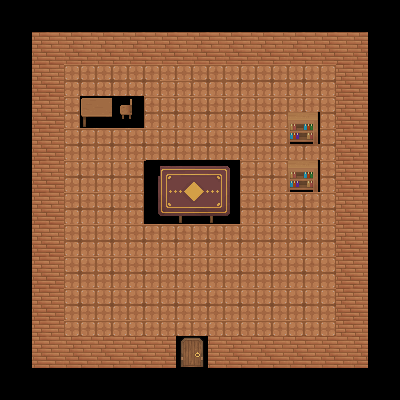

The image is a tile-based game level rendered from a .tmx file. Its description and complete source (layers, tilesets, objects, tile grids) follow:
An orthogonal 25x25 tile map with 16x16 px tiles, 3 tile layers (walls, elements, background), 3 tilesets and 5 objects (3x collision, point_entrée_house_1, exit_house_1).

<map version="1.10" tiledversion="1.10.1" orientation="orthogonal" renderorder="right-down" width="25" height="25" tilewidth="16" tileheight="16" infinite="0" nextlayerid="6" nextobjectid="9">
 <tileset firstgid="1" name="sol" tilewidth="16" tileheight="16" tilecount="4" columns="2">
  <image source="Fantasy Interior Tiles/Tiles/3.png" trans="000000" width="32" height="32" />
 </tileset>
 <tileset firstgid="5" name="walls" tilewidth="16" tileheight="16" tilecount="4" columns="2">
  <image source="Fantasy Interior Tiles/Tiles/1.png" trans="000000" width="32" height="32" />
 </tileset>
 <tileset firstgid="9" name="elements" tilewidth="16" tileheight="16" tilecount="256" columns="16">
  <image source="Fantasy Interior Tiles/Full.png" trans="000000" width="256" height="256" />
 </tileset>
 <layer id="2" name="walls" width="25" height="25">
  <data encoding="csv">
0,0,0,0,0,0,0,0,0,0,0,0,0,0,0,0,0,0,0,0,0,0,0,0,0,
0,0,0,0,0,0,0,0,0,0,0,0,0,0,0,0,0,0,0,0,0,0,0,0,0,
0,0,5,6,5,6,5,6,5,6,5,6,5,6,5,6,5,6,5,6,5,6,5,0,0,
0,0,7,8,7,8,7,8,7,8,7,8,7,8,7,8,7,8,7,8,7,8,7,0,0,
0,0,5,6,0,0,0,0,0,0,0,0,0,0,0,0,0,0,0,0,0,5,6,0,0,
0,0,7,8,0,0,0,0,0,0,0,0,0,0,0,0,0,0,0,0,0,7,8,0,0,
0,0,5,6,0,0,0,0,0,0,0,0,0,0,0,0,0,0,0,0,0,5,6,0,0,
0,0,7,8,0,0,0,0,0,0,0,0,0,0,0,0,0,0,0,0,0,7,8,0,0,
0,0,5,6,0,0,0,0,0,0,0,0,0,0,0,0,0,0,0,0,0,5,6,0,0,
0,0,7,8,0,0,0,0,0,0,0,0,68,0,0,0,0,0,0,0,0,7,8,0,0,
0,0,5,6,0,0,0,0,0,0,0,0,0,0,0,0,0,0,0,0,0,5,6,0,0,
0,0,7,8,0,0,0,0,0,0,0,0,0,0,0,0,0,0,0,0,0,7,8,0,0,
0,0,5,6,0,0,0,0,0,0,0,115,116,117,0,0,0,0,0,0,0,5,6,0,0,
0,0,7,8,0,0,0,0,0,0,0,131,132,133,0,0,0,0,0,0,0,7,8,0,0,
0,0,5,6,0,0,0,0,0,0,0,0,0,0,0,0,0,0,0,0,0,5,6,0,0,
0,0,7,8,0,0,0,0,0,0,0,0,0,0,0,0,0,0,0,0,0,7,8,0,0,
0,0,5,6,0,0,0,0,0,0,0,0,0,0,0,0,0,0,0,0,0,5,6,0,0,
0,0,7,8,0,0,0,0,0,0,0,0,0,0,0,0,0,0,0,0,0,7,8,0,0,
0,0,5,6,0,0,0,0,0,0,0,0,0,0,0,0,0,0,0,0,0,5,6,0,0,
0,0,7,8,0,0,0,0,0,0,0,0,0,0,0,0,0,0,0,0,0,7,8,0,0,
0,0,5,6,0,0,0,0,0,0,0,0,0,0,0,0,0,0,0,0,0,5,6,0,0,
0,0,5,6,5,6,5,6,5,6,5,21,22,6,5,6,5,6,5,6,5,6,5,0,0,
0,0,7,8,7,8,7,8,7,8,7,37,38,8,7,8,7,8,7,8,7,8,7,0,0,
0,0,0,0,0,0,0,0,0,0,0,0,0,0,0,0,0,0,0,0,0,0,0,0,0,
0,0,0,0,0,0,0,0,0,0,0,0,0,0,0,0,0,0,0,0,0,0,0,0,0
</data>
 </layer>
 <layer id="4" name="elements" width="25" height="25">
  <data encoding="csv">
0,0,0,0,0,0,0,0,0,0,0,0,0,0,0,0,0,0,0,0,0,0,0,0,0,
0,0,0,0,0,0,0,0,0,0,0,0,0,0,0,0,0,0,0,0,0,0,0,0,0,
0,0,0,0,0,0,0,0,0,0,0,0,0,0,0,0,0,0,0,0,0,0,0,0,0,
0,0,0,0,0,0,0,0,0,0,0,0,0,0,0,0,0,0,0,0,0,0,0,0,0,
0,0,0,0,0,0,0,0,0,0,0,0,0,0,0,0,0,0,0,0,0,0,0,0,0,
0,0,0,0,0,0,0,0,0,0,0,0,0,0,0,0,0,0,0,0,0,0,0,0,0,
0,0,0,0,0,0,0,0,0,0,0,0,0,0,0,0,0,0,0,0,0,0,0,0,0,
0,0,0,0,0,0,0,0,0,0,0,0,0,0,0,0,0,0,0,0,0,0,0,0,0,
0,0,0,0,0,0,0,0,0,0,0,0,0,0,0,0,0,0,0,0,0,0,0,0,0,
0,0,0,0,0,150,151,152,0,0,0,0,0,0,0,0,0,0,0,0,0,0,0,0,0,
0,0,0,0,0,166,167,167,0,0,0,0,0,0,0,0,0,0,0,0,0,0,0,0,0,
0,0,0,0,0,0,0,0,0,0,0,0,0,0,0,0,0,0,0,0,0,0,0,0,0,
0,0,0,0,0,0,0,0,0,0,0,115,116,117,0,0,0,0,0,0,0,0,0,0,0,
0,0,0,0,0,0,0,0,0,0,0,131,132,133,0,0,0,0,0,0,0,0,0,0,0,
0,0,0,0,0,0,0,0,0,0,0,0,0,0,0,0,0,0,0,0,0,0,0,0,0,
0,0,0,0,0,0,0,0,0,0,0,0,0,0,0,0,0,0,0,0,0,0,0,0,0,
0,0,0,0,0,0,0,0,0,0,0,0,0,0,0,0,0,0,0,0,0,0,0,0,0,
0,0,0,0,0,0,0,0,0,0,0,0,0,0,0,0,0,0,0,0,0,0,0,0,0,
0,0,0,0,0,0,0,0,0,0,0,0,0,0,0,0,0,0,0,0,0,0,0,0,0,
0,0,0,0,0,0,0,0,0,0,0,0,0,0,0,0,0,0,0,0,0,0,0,0,0,
0,0,0,0,0,0,0,0,0,0,0,0,0,0,0,0,0,0,0,0,0,0,0,0,0,
0,0,0,0,0,0,0,0,0,0,0,0,0,0,0,0,0,0,0,0,0,0,0,0,0,
0,0,0,0,0,0,0,0,0,0,0,0,0,0,0,0,0,0,0,0,0,0,0,0,0,
0,0,0,0,0,0,0,0,0,0,0,0,0,0,0,0,0,0,0,0,0,0,0,0,0,
0,0,0,0,0,0,0,0,0,0,0,0,0,0,0,0,0,0,0,0,0,0,0,0,0
</data>
 </layer>
 <layer id="3" name="background" width="25" height="25">
  <data encoding="csv">
0,0,0,0,0,0,0,0,0,0,0,0,0,0,0,0,0,0,0,0,0,0,0,0,0,
0,0,0,0,0,0,0,0,0,0,0,0,0,0,0,0,0,0,0,0,0,0,0,0,0,
0,0,0,0,0,0,0,0,0,0,0,0,0,0,0,0,0,0,0,0,0,0,0,0,0,
0,0,0,0,0,0,0,0,0,0,0,0,0,0,0,0,0,0,0,0,0,0,0,0,0,
0,0,0,0,1,2,1,2,1,2,1,1,1,2,1,2,1,2,1,2,1,0,0,0,0,
0,0,0,0,3,4,3,4,3,4,1,1,3,4,3,4,3,4,3,4,3,0,0,0,0,
0,0,0,0,1,115,116,85,86,2,1,2,1,2,1,2,1,2,1,2,1,0,0,0,0,
0,0,0,0,3,131,132,101,102,4,3,4,3,4,3,4,3,4,151,152,3,0,0,0,0,
0,0,0,0,1,2,1,2,1,2,1,2,1,2,1,2,1,2,167,168,1,0,0,0,0,
0,0,0,0,3,4,3,4,3,4,3,4,3,4,3,4,3,4,3,4,3,0,0,0,0,
0,0,0,0,1,2,1,2,1,183,212,213,214,215,216,2,1,2,151,152,1,0,0,0,0,
0,0,0,0,3,4,3,4,3,227,228,229,230,231,232,4,3,4,167,168,3,0,0,0,0,
0,0,0,0,1,2,1,2,1,243,244,245,246,247,248,2,1,2,1,2,1,0,0,0,0,
0,0,0,0,3,4,3,4,3,259,260,261,262,263,264,4,3,4,3,4,3,0,0,0,0,
0,0,0,0,1,2,1,2,1,2,1,2,1,2,1,2,1,2,1,2,1,0,0,0,0,
0,0,0,0,3,4,3,4,3,4,3,4,3,4,3,4,3,4,3,4,3,0,0,0,0,
0,0,0,0,1,2,1,2,1,2,1,2,1,2,1,2,1,2,1,2,1,0,0,0,0,
0,0,0,0,3,4,3,4,3,4,3,4,3,4,3,4,3,4,3,4,3,0,0,0,0,
0,0,0,0,1,2,1,2,1,2,1,2,1,2,1,2,1,2,1,2,1,0,0,0,0,
0,0,0,0,3,4,3,4,3,4,3,4,3,4,3,4,3,4,3,4,3,0,0,0,0,
0,0,0,0,1,2,1,2,1,2,1,2,1,2,1,2,1,2,1,2,1,0,0,0,0,
0,0,0,0,0,0,0,0,0,0,0,0,0,0,0,0,0,0,0,0,0,0,0,0,0,
0,0,0,0,0,0,0,0,0,0,0,0,0,0,0,0,0,0,0,0,0,0,0,0,0,
0,0,0,0,0,0,0,0,0,0,0,0,0,0,0,0,0,0,0,0,0,0,0,0,0,
0,0,0,0,0,0,0,0,0,0,0,0,0,0,0,0,0,0,0,0,0,0,0,0,0
</data>
 </layer>
 <objectgroup id="5" name="objets">
  <object id="2" type="collision" x="81.0544" y="95.4003" width="30.8437" height="30.8437">
   <properties>
    <property name="Type" value="collision" />
   </properties>
  </object>
  <object id="4" type="collision" x="289.07" y="121.94" width="30.1264" height="23.6708">
   <properties>
    <property name="Type" value="collision" />
   </properties>
  </object>
  <object id="5" type="collision" x="289.07" y="168.565" width="30.8437" height="23.6708">
   <properties>
    <property name="Type" value="collision" />
   </properties>
  </object>
  <object id="6" name="point_entrée_house_1" x="225.231" y="318.479">
   <point />
  </object>
  <object id="8" name="exit_house_1" x="179.324" y="332.108" width="26.5399" height="33.7129" />
 </objectgroup>
</map>
